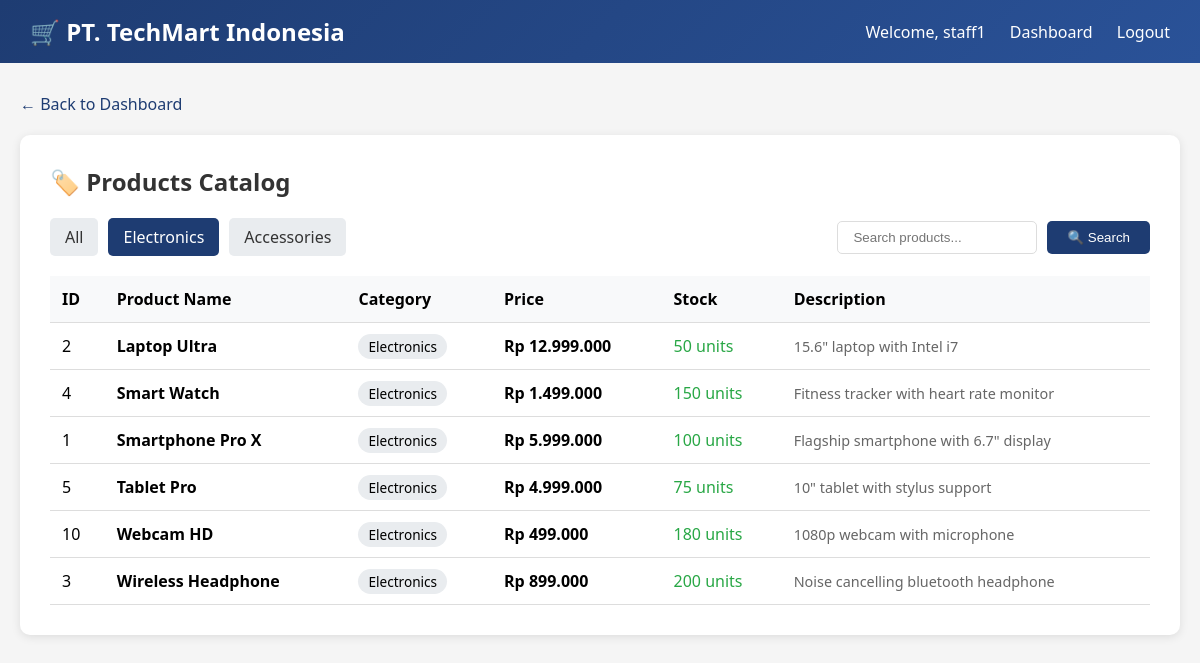
Page /products.php?category=Electronics (signed in) on the committed database.
### tables this page shows
CREATE TABLE IF NOT EXISTS products (
    id INT AUTO_INCREMENT PRIMARY KEY,
    name VARCHAR(100) NOT NULL,
    description TEXT,
    price DECIMAL(12,2),
    stock INT DEFAULT 0,
    category VARCHAR(50),
    created_at TIMESTAMP DEFAULT CURRENT_TIMESTAMP
);

### www/products.php (the view, shortened to what this page needs)
<?php
function getDbConnection() {
    $host = getenv('MYSQL_HOST') ?: 'victim-db';
    $user = getenv('MYSQL_USER') ?: 'techmart_user';
    $pass = getenv('MYSQL_PASSWORD') ?: 'password123';
    $db = getenv('MYSQL_DATABASE') ?: 'techmart_db';
    $conn = @new mysqli($host, $user, $pass, $db);
    return $conn;
}
$conn = getDbConnection();
$products = [];
$category = isset($_GET['category']) ? $_GET['category'] : '';
$search = isset($_GET['search']) ? $_GET['search'] : '';
if ($conn) {
    if ($search) {
        $query = "SELECT * FROM products WHERE name LIKE '%$search%' OR description LIKE '%$search%' ORDER BY name";
    } elseif ($category) {
        $query = "SELECT * FROM products WHERE category = '$category' ORDER BY name";
    } else {
        $query = "SELECT * FROM products ORDER BY category, name";
    }
    $result = $conn->query($query);
    if ($result) {
        while ($row = $result->fetch_assoc()) {
            $products[] = $row;
        }
    }
    $categories = [];
    $cat_result = $conn->query("SELECT DISTINCT category FROM products");
    if ($cat_result) {
        while ($row = $cat_result->fetch_assoc()) {
            $categories[] = $row['category'];
        }
    }
}
?>
<!DOCTYPE html>
<html lang="en">
<head>
</head>
<body>
    <nav class="navbar">
        <h1>🛒 PT. TechMart Indonesia</h1>
        <div>
            <span>Welcome, <?php echo htmlspecialchars($_SESSION['user']); ?></span>
            <a href="dashboard.php">Dashboard</a>
            <a href="logout.php">Logout</a>
        </div>
    </nav>
    <div class="container">
        <a href="dashboard.php" class="back-link">← Back to Dashboard</a>
        <div class="card">
            <h2>🏷️ Products Catalog</h2>
            <div class="top-bar">
                <div class="filters">
                    <a href="products.php" class="<?php echo !$category ? 'active' : ''; ?>">All</a>
                    <?php foreach ($categories as $cat): ?>
                        <a href="products.php?category=<?php echo urlencode($cat); ?>"
                           class="<?php echo $category == $cat ? 'active' : ''; ?>">
                            <?php echo htmlspecialchars($cat); ?>
                        </a>
                    <?php endforeach; ?>
                </div>
                <form class="search-form" method="GET">
                    <input type="text" name="search" placeholder="Search products..."
                           value="<?php echo htmlspecialchars($search); ?>">
                    <button type="submit">🔍 Search</button>
                </form>
            </div>
            <table>
                <thead>
                    <tr>
                        <th>ID</th>
                        <th>Product Name</th>
                        <th>Category</th>
                        <th>Price</th>
                        <th>Stock</th>
                        <th>Description</th>
                    </tr>
                </thead>
                <tbody>
                    <?php if (empty($products)): ?>
                        <tr><td colspan="6" style="text-align: center; padding: 40px;">No products found</td></tr>
                    <?php else: ?>
                        <?php foreach ($products as $product): ?>
                        <tr>
                            <td><?php echo htmlspecialchars($product['id']); ?></td>
                            <td><strong><?php echo htmlspecialchars($product['name']); ?></strong></td>
                            <td>
                                <span style="background: #e9ecef; padding: 3px 10px; border-radius: 15px; font-size: 0.85rem;">
                                    <?php echo htmlspecialchars($product['category']); ?>
                                </span>
                            </td>
                            <td><strong>Rp <?php echo number_format($product['price'], 0, ',', '.'); ?></strong></td>
                            <td>
                                <span style="color: <?php echo $product['stock'] < 50 ? '#dc3545' : '#28a745'; ?>">
                                    <?php echo htmlspecialchars($product['stock']); ?> units
                                </span>
                            </td>
                            <td style="max-width: 300px; font-size: 0.9rem; color: #666;">
                                <?php echo htmlspecialchars($product['description']); ?>
                            </td>
                        </tr>
                        <?php endforeach; ?>
                    <?php endif; ?>
                </tbody>
            </table>
        </div>
    </div>
</body>
</html>

### www/products.php (style rules this page uses)
* { margin: 0; padding: 0; box-sizing: border-box; }
body { font-family: 'Segoe UI', Tahoma, Geneva, Verdana, sans-serif; background: #f5f5f5; }
.navbar { background: linear-gradient(135deg, #1e3c72, #2a5298); padding: 15px 30px; color: white; display: flex; justify-content: space-between; align-items: center; }
.navbar h1 { font-size: 1.5rem; }
.navbar a { color: white; text-decoration: none; margin-left: 20px; }
.container { max-width: 1400px; margin: 30px auto; padding: 0 20px; }
.card { background: white; padding: 30px; border-radius: 10px; box-shadow: 0 2px 10px rgba(0,0,0,0.1); }
.card h2 { margin-bottom: 20px; color: #333; }
.top-bar { display: flex; justify-content: space-between; align-items: center; margin-bottom: 20px; flex-wrap: wrap; gap: 15px; }
.filters { display: flex; gap: 10px; flex-wrap: wrap; }
.filters a { padding: 8px 15px; background: #e9ecef; color: #333; text-decoration: none; border-radius: 5px; }
.filters a:hover, .filters a.active { background: #1e3c72; color: white; }
.search-form { display: flex; gap: 10px; }
.search-form input { padding: 8px 15px; border: 1px solid #ddd; border-radius: 5px; width: 200px; }
.search-form button { padding: 8px 20px; background: #1e3c72; color: white; border: none; border-radius: 5px; cursor: pointer; }
.back-link { display: inline-block; margin-bottom: 20px; color: #1e3c72; text-decoration: none; }
table { width: 100%; border-collapse: collapse; margin-top: 20px; }
th, td { padding: 12px; text-align: left; border-bottom: 1px solid #ddd; }
th { background: #f8f9fa; font-weight: 600; }

### rows in the picture
products: id "2", name "Laptop Ultra", category "Electronics", price "12.999.000", stock "50", description "15.6\" laptop with Intel i7"
products: id "4", name "Smart Watch", category "Electronics", price "1.499.000", stock "150", description "Fitness tracker with heart rate monitor"
products: id "1", name "Smartphone Pro X", category "Electronics", price "5.999.000", stock "100", description "Flagship smartphone with 6.7\" display"
products: id "5", name "Tablet Pro", category "Electronics", price "4.999.000", stock "75", description "10\" tablet with stylus support"
products: id "10", name "Webcam HD", category "Electronics", price "499.000", stock "180", description "1080p webcam with microphone"
products: id "3", name "Wireless Headphone", category "Electronics", price "899.000", stock "200", description "Noise cancelling bluetooth headphone"

### other values in the picture
$_SESSION['user'] "staff1"
$cat "Electronics"
$cat "Accessories"
